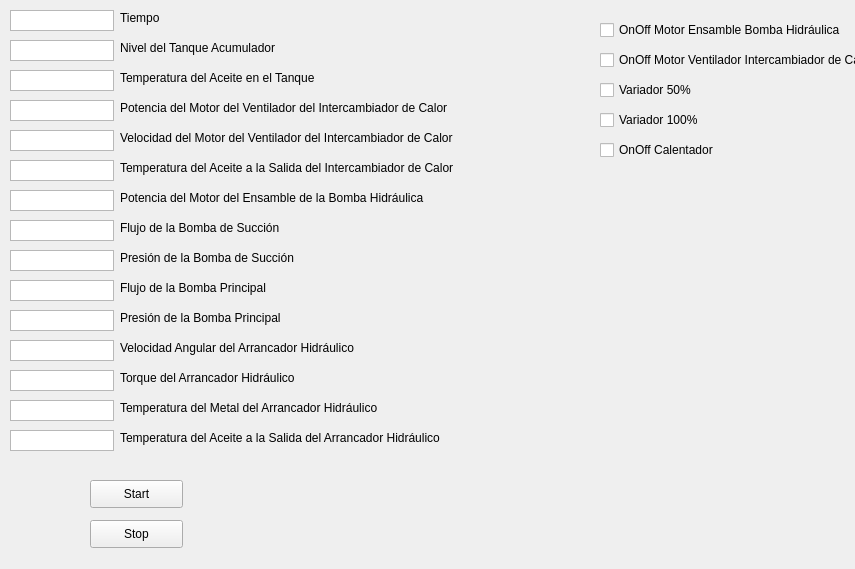
<?xml version="1.0" encoding="UTF-8"?>
<ui version="4.0">
 <class>ArrancadorHidraulico</class>
 <widget class="QWidget" name="ArrancadorHidraulico">
  <property name="geometry">
   <rect>
    <x>0</x>
    <y>0</y>
    <width>855</width>
    <height>569</height>
   </rect>
  </property>
  <property name="windowTitle">
   <string>Form</string>
  </property>
  <widget class="QTextEdit" name="txt2">
   <property name="geometry">
    <rect>
     <x>10</x>
     <y>40</y>
     <width>104</width>
     <height>21</height>
    </rect>
   </property>
   <property name="verticalScrollBarPolicy">
    <enum>Qt::ScrollBarAlwaysOff</enum>
   </property>
   <property name="horizontalScrollBarPolicy">
    <enum>Qt::ScrollBarAlwaysOff</enum>
   </property>
  </widget>
  <widget class="QCheckBox" name="checkBox">
   <property name="geometry">
    <rect>
     <x>600</x>
     <y>20</y>
     <width>261</width>
     <height>20</height>
    </rect>
   </property>
   <property name="text">
    <string>OnOff Motor Ensamble Bomba Hidráulica</string>
   </property>
  </widget>
  <widget class="QLabel" name="label_4">
   <property name="geometry">
    <rect>
     <x>120</x>
     <y>100</y>
     <width>371</width>
     <height>16</height>
    </rect>
   </property>
   <property name="text">
    <string>Potencia del Motor del Ventilador del Intercambiador de Calor</string>
   </property>
  </widget>
  <widget class="QTextEdit" name="txt14">
   <property name="geometry">
    <rect>
     <x>10</x>
     <y>400</y>
     <width>104</width>
     <height>21</height>
    </rect>
   </property>
   <property name="verticalScrollBarPolicy">
    <enum>Qt::ScrollBarAlwaysOff</enum>
   </property>
   <property name="horizontalScrollBarPolicy">
    <enum>Qt::ScrollBarAlwaysOff</enum>
   </property>
  </widget>
  <widget class="QTextEdit" name="txt11">
   <property name="geometry">
    <rect>
     <x>10</x>
     <y>310</y>
     <width>104</width>
     <height>21</height>
    </rect>
   </property>
   <property name="verticalScrollBarPolicy">
    <enum>Qt::ScrollBarAlwaysOff</enum>
   </property>
   <property name="horizontalScrollBarPolicy">
    <enum>Qt::ScrollBarAlwaysOff</enum>
   </property>
  </widget>
  <widget class="QPushButton" name="Btn2">
   <property name="geometry">
    <rect>
     <x>90</x>
     <y>520</y>
     <width>93</width>
     <height>28</height>
    </rect>
   </property>
   <property name="text">
    <string>Stop</string>
   </property>
  </widget>
  <widget class="QTextEdit" name="txt6">
   <property name="geometry">
    <rect>
     <x>10</x>
     <y>160</y>
     <width>104</width>
     <height>21</height>
    </rect>
   </property>
   <property name="verticalScrollBarPolicy">
    <enum>Qt::ScrollBarAlwaysOff</enum>
   </property>
   <property name="horizontalScrollBarPolicy">
    <enum>Qt::ScrollBarAlwaysOff</enum>
   </property>
  </widget>
  <widget class="QLabel" name="label_8">
   <property name="geometry">
    <rect>
     <x>120</x>
     <y>220</y>
     <width>181</width>
     <height>16</height>
    </rect>
   </property>
   <property name="text">
    <string>Flujo de la Bomba de Succión</string>
   </property>
  </widget>
  <widget class="QLabel" name="label_12">
   <property name="geometry">
    <rect>
     <x>120</x>
     <y>340</y>
     <width>261</width>
     <height>16</height>
    </rect>
   </property>
   <property name="text">
    <string>Velocidad Angular del Arrancador Hidráulico</string>
   </property>
  </widget>
  <widget class="QLabel" name="label_3">
   <property name="geometry">
    <rect>
     <x>120</x>
     <y>70</y>
     <width>221</width>
     <height>16</height>
    </rect>
   </property>
   <property name="text">
    <string>Temperatura del Aceite en el Tanque</string>
   </property>
  </widget>
  <widget class="QTextEdit" name="txt13">
   <property name="geometry">
    <rect>
     <x>10</x>
     <y>370</y>
     <width>104</width>
     <height>21</height>
    </rect>
   </property>
   <property name="verticalScrollBarPolicy">
    <enum>Qt::ScrollBarAlwaysOff</enum>
   </property>
   <property name="horizontalScrollBarPolicy">
    <enum>Qt::ScrollBarAlwaysOff</enum>
   </property>
  </widget>
  <widget class="QPushButton" name="Btn1">
   <property name="geometry">
    <rect>
     <x>90</x>
     <y>480</y>
     <width>93</width>
     <height>28</height>
    </rect>
   </property>
   <property name="text">
    <string>Start</string>
   </property>
  </widget>
  <widget class="QTextEdit" name="txt10">
   <property name="geometry">
    <rect>
     <x>10</x>
     <y>280</y>
     <width>104</width>
     <height>21</height>
    </rect>
   </property>
   <property name="verticalScrollBarPolicy">
    <enum>Qt::ScrollBarAlwaysOff</enum>
   </property>
   <property name="horizontalScrollBarPolicy">
    <enum>Qt::ScrollBarAlwaysOff</enum>
   </property>
  </widget>
  <widget class="QLabel" name="label_7">
   <property name="geometry">
    <rect>
     <x>120</x>
     <y>190</y>
     <width>341</width>
     <height>16</height>
    </rect>
   </property>
   <property name="text">
    <string>Potencia del Motor del Ensamble de la Bomba Hidráulica</string>
   </property>
  </widget>
  <widget class="QTextEdit" name="txt5">
   <property name="geometry">
    <rect>
     <x>10</x>
     <y>130</y>
     <width>104</width>
     <height>21</height>
    </rect>
   </property>
   <property name="verticalScrollBarPolicy">
    <enum>Qt::ScrollBarAlwaysOff</enum>
   </property>
   <property name="horizontalScrollBarPolicy">
    <enum>Qt::ScrollBarAlwaysOff</enum>
   </property>
  </widget>
  <widget class="QLabel" name="label_2">
   <property name="geometry">
    <rect>
     <x>120</x>
     <y>40</y>
     <width>181</width>
     <height>16</height>
    </rect>
   </property>
   <property name="text">
    <string>Nivel del Tanque Acumulador</string>
   </property>
  </widget>
  <widget class="QLabel" name="label_11">
   <property name="geometry">
    <rect>
     <x>120</x>
     <y>310</y>
     <width>181</width>
     <height>16</height>
    </rect>
   </property>
   <property name="text">
    <string>Presión de la Bomba Principal</string>
   </property>
  </widget>
  <widget class="QLabel" name="label_15">
   <property name="geometry">
    <rect>
     <x>120</x>
     <y>430</y>
     <width>361</width>
     <height>16</height>
    </rect>
   </property>
   <property name="text">
    <string>Temperatura del Aceite a la Salida del Arrancador Hidráulico</string>
   </property>
  </widget>
  <widget class="QTextEdit" name="txt12">
   <property name="geometry">
    <rect>
     <x>10</x>
     <y>340</y>
     <width>104</width>
     <height>21</height>
    </rect>
   </property>
   <property name="verticalScrollBarPolicy">
    <enum>Qt::ScrollBarAlwaysOff</enum>
   </property>
   <property name="horizontalScrollBarPolicy">
    <enum>Qt::ScrollBarAlwaysOff</enum>
   </property>
  </widget>
  <widget class="QTextEdit" name="txt9">
   <property name="geometry">
    <rect>
     <x>10</x>
     <y>250</y>
     <width>104</width>
     <height>21</height>
    </rect>
   </property>
   <property name="verticalScrollBarPolicy">
    <enum>Qt::ScrollBarAlwaysOff</enum>
   </property>
   <property name="horizontalScrollBarPolicy">
    <enum>Qt::ScrollBarAlwaysOff</enum>
   </property>
  </widget>
  <widget class="QLabel" name="label_6">
   <property name="geometry">
    <rect>
     <x>120</x>
     <y>160</y>
     <width>371</width>
     <height>16</height>
    </rect>
   </property>
   <property name="text">
    <string>Temperatura del Aceite a la Salida del Intercambiador de Calor</string>
   </property>
  </widget>
  <widget class="QTextEdit" name="txt4">
   <property name="geometry">
    <rect>
     <x>10</x>
     <y>100</y>
     <width>104</width>
     <height>21</height>
    </rect>
   </property>
   <property name="verticalScrollBarPolicy">
    <enum>Qt::ScrollBarAlwaysOff</enum>
   </property>
   <property name="horizontalScrollBarPolicy">
    <enum>Qt::ScrollBarAlwaysOff</enum>
   </property>
  </widget>
  <widget class="QLabel" name="label">
   <property name="geometry">
    <rect>
     <x>120</x>
     <y>10</y>
     <width>53</width>
     <height>16</height>
    </rect>
   </property>
   <property name="text">
    <string>Tiempo</string>
   </property>
  </widget>
  <widget class="QTextEdit" name="txt1">
   <property name="geometry">
    <rect>
     <x>10</x>
     <y>10</y>
     <width>104</width>
     <height>21</height>
    </rect>
   </property>
   <property name="verticalScrollBarPolicy">
    <enum>Qt::ScrollBarAlwaysOff</enum>
   </property>
   <property name="horizontalScrollBarPolicy">
    <enum>Qt::ScrollBarAlwaysOff</enum>
   </property>
  </widget>
  <widget class="QLabel" name="label_10">
   <property name="geometry">
    <rect>
     <x>120</x>
     <y>280</y>
     <width>171</width>
     <height>16</height>
    </rect>
   </property>
   <property name="text">
    <string>Flujo de la Bomba Principal</string>
   </property>
  </widget>
  <widget class="QLabel" name="label_14">
   <property name="geometry">
    <rect>
     <x>120</x>
     <y>400</y>
     <width>291</width>
     <height>16</height>
    </rect>
   </property>
   <property name="text">
    <string>Temperatura del Metal del Arrancador Hidráulico</string>
   </property>
  </widget>
  <widget class="QCheckBox" name="checkBox_5">
   <property name="geometry">
    <rect>
     <x>600</x>
     <y>140</y>
     <width>131</width>
     <height>20</height>
    </rect>
   </property>
   <property name="text">
    <string>OnOff Calentador</string>
   </property>
  </widget>
  <widget class="QTextEdit" name="txt8">
   <property name="geometry">
    <rect>
     <x>10</x>
     <y>220</y>
     <width>104</width>
     <height>21</height>
    </rect>
   </property>
   <property name="verticalScrollBarPolicy">
    <enum>Qt::ScrollBarAlwaysOff</enum>
   </property>
   <property name="horizontalScrollBarPolicy">
    <enum>Qt::ScrollBarAlwaysOff</enum>
   </property>
  </widget>
  <widget class="QTextEdit" name="txt3">
   <property name="geometry">
    <rect>
     <x>10</x>
     <y>70</y>
     <width>104</width>
     <height>21</height>
    </rect>
   </property>
   <property name="verticalScrollBarPolicy">
    <enum>Qt::ScrollBarAlwaysOff</enum>
   </property>
   <property name="horizontalScrollBarPolicy">
    <enum>Qt::ScrollBarAlwaysOff</enum>
   </property>
  </widget>
  <widget class="QLabel" name="label_9">
   <property name="geometry">
    <rect>
     <x>120</x>
     <y>250</y>
     <width>191</width>
     <height>16</height>
    </rect>
   </property>
   <property name="text">
    <string>Presión de la Bomba de Succión</string>
   </property>
  </widget>
  <widget class="QTextEdit" name="txt15">
   <property name="geometry">
    <rect>
     <x>10</x>
     <y>430</y>
     <width>104</width>
     <height>21</height>
    </rect>
   </property>
   <property name="verticalScrollBarPolicy">
    <enum>Qt::ScrollBarAlwaysOff</enum>
   </property>
   <property name="horizontalScrollBarPolicy">
    <enum>Qt::ScrollBarAlwaysOff</enum>
   </property>
  </widget>
  <widget class="QLabel" name="label_5">
   <property name="geometry">
    <rect>
     <x>120</x>
     <y>130</y>
     <width>371</width>
     <height>16</height>
    </rect>
   </property>
   <property name="text">
    <string>Velocidad del Motor del Ventilador del Intercambiador de Calor</string>
   </property>
  </widget>
  <widget class="QCheckBox" name="checkBox_4">
   <property name="geometry">
    <rect>
     <x>600</x>
     <y>110</y>
     <width>111</width>
     <height>20</height>
    </rect>
   </property>
   <property name="text">
    <string>Variador 100%</string>
   </property>
  </widget>
  <widget class="QCheckBox" name="checkBox_3">
   <property name="geometry">
    <rect>
     <x>600</x>
     <y>80</y>
     <width>111</width>
     <height>20</height>
    </rect>
   </property>
   <property name="text">
    <string>Variador 50%</string>
   </property>
  </widget>
  <widget class="QTextEdit" name="txt7">
   <property name="geometry">
    <rect>
     <x>10</x>
     <y>190</y>
     <width>104</width>
     <height>21</height>
    </rect>
   </property>
   <property name="verticalScrollBarPolicy">
    <enum>Qt::ScrollBarAlwaysOff</enum>
   </property>
   <property name="horizontalScrollBarPolicy">
    <enum>Qt::ScrollBarAlwaysOff</enum>
   </property>
  </widget>
  <widget class="QLabel" name="label_13">
   <property name="geometry">
    <rect>
     <x>120</x>
     <y>370</y>
     <width>201</width>
     <height>16</height>
    </rect>
   </property>
   <property name="text">
    <string>Torque del Arrancador Hidráulico</string>
   </property>
  </widget>
  <widget class="QCheckBox" name="checkBox_2">
   <property name="geometry">
    <rect>
     <x>600</x>
     <y>50</y>
     <width>311</width>
     <height>20</height>
    </rect>
   </property>
   <property name="text">
    <string>OnOff Motor Ventilador Intercambiador de Calor</string>
   </property>
  </widget>
 </widget>
 <resources/>
 <connections/>
</ui>
